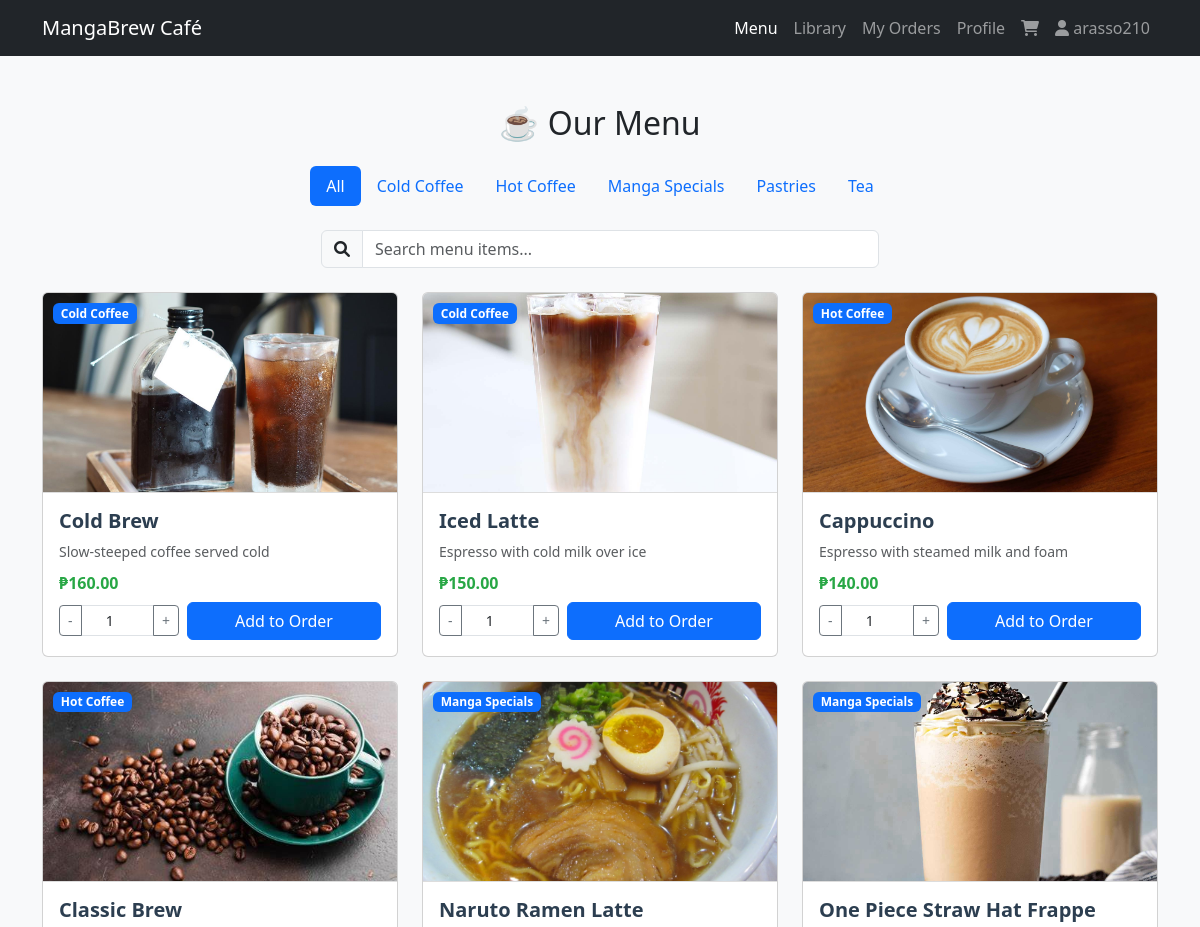
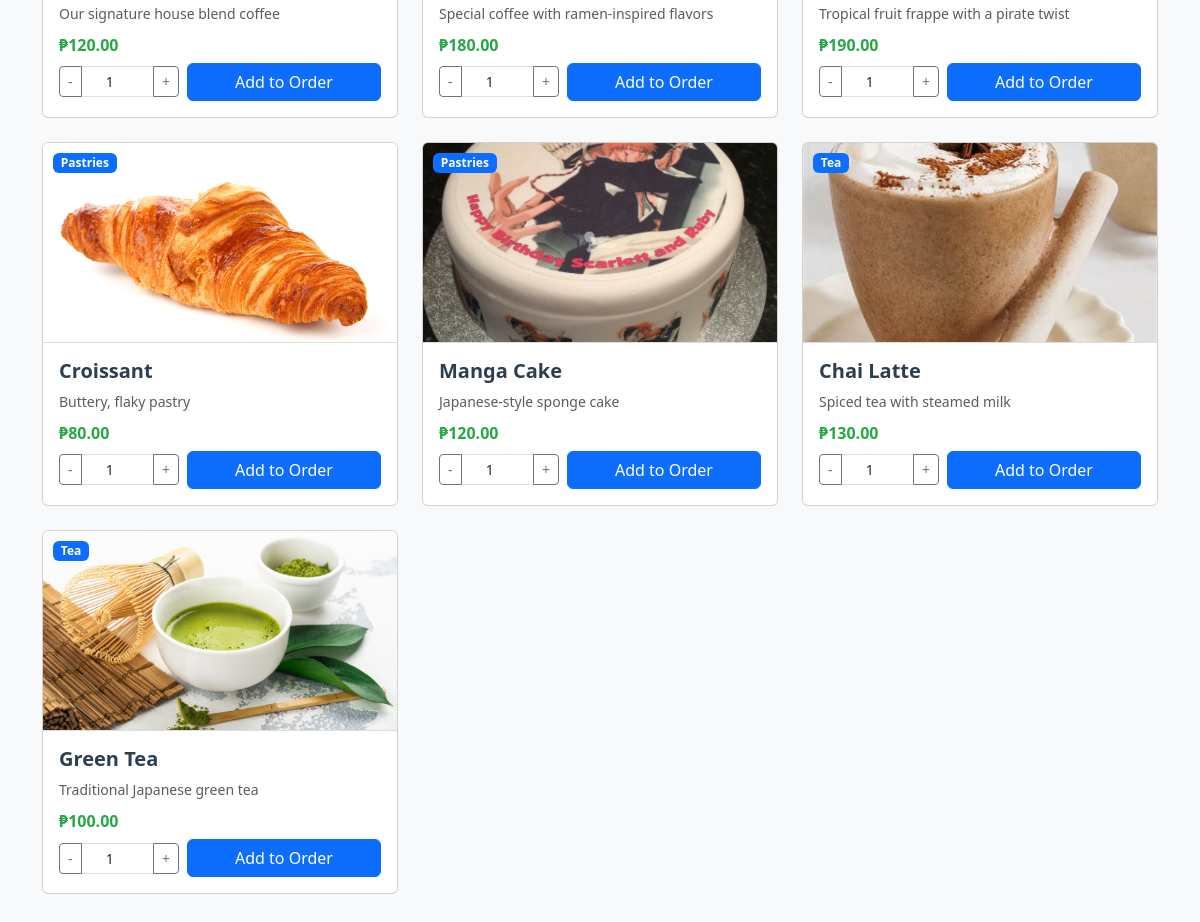
The page /menu.php (signed in) on the database its author committed (2 pictures, top to bottom).
### tables this page shows
CREATE TABLE menu_items (
    id INT PRIMARY KEY AUTO_INCREMENT,
    category_id INT NOT NULL,
    name VARCHAR(100) NOT NULL,
    description TEXT,
    price DECIMAL(10,2) NOT NULL,
    image VARCHAR(255) DEFAULT 'default.jpg',
    stock INT NOT NULL DEFAULT 0,
    is_available BOOLEAN DEFAULT TRUE,
    created_at TIMESTAMP DEFAULT CURRENT_TIMESTAMP,
    updated_at TIMESTAMP DEFAULT CURRENT_TIMESTAMP ON UPDATE CURRENT_TIMESTAMP,
    FOREIGN KEY (category_id) REFERENCES categories(id)
);

CREATE TABLE categories (
    id INT PRIMARY KEY AUTO_INCREMENT,
    name VARCHAR(50) NOT NULL UNIQUE,
    description TEXT,
    created_at TIMESTAMP DEFAULT CURRENT_TIMESTAMP,
    updated_at TIMESTAMP DEFAULT CURRENT_TIMESTAMP ON UPDATE CURRENT_TIMESTAMP
);

### menu.php (the view, shortened to what this page needs)
<?php
require 'db_connection.php';
try {
    $query = "
        SELECT m.*, c.name as category_name
        FROM menu_items m
        JOIN categories c ON m.category_id = c.id
        WHERE m.is_available = 1
        ORDER BY c.name, m.name
    ";
    $result = $conn->query($query);
    $menu_items = [];
    while ($row = $result->fetch_assoc()) {
        $menu_items[] = $row;
    }
    $categories = array_unique(array_column($menu_items, 'category_name'));
    sort($categories);
} catch (Exception $e) {
    error_log('Menu fetch error: ' . $e->getMessage());
    $menu_items = [];
    $categories = [];
    $_SESSION['error'] = 'Error loading menu. Please try again later.';
}
$username = htmlspecialchars($_SESSION['username']);
?>
<!DOCTYPE html>
<html lang="en">
<head>
    <link href="https://cdn.jsdelivr.net/npm/bootstrap@5.3.3/dist/css/bootstrap.min.css" rel="stylesheet">
    <link href="https://cdnjs.cloudflare.com/ajax/libs/font-awesome/6.0.0/css/all.min.css" rel="stylesheet">
</head>
<body class="bg-light">
<nav class="navbar navbar-expand-lg navbar-dark bg-dark">
    <div class="container">
        <a class="navbar-brand" href="dashboard.php">MangaBrew Café</a>
        <div class="collapse navbar-collapse" id="navbarNav">
            <ul class="navbar-nav ms-auto">
                <li class="nav-item"><a class="nav-link active" href="menu.php">Menu</a></li>
                <li class="nav-item"><a class="nav-link" href="library.php">Library</a></li>
                <li class="nav-item"><a class="nav-link" href="orders.php">My Orders</a></li>
                <li class="nav-item"><a class="nav-link" href="profile.php">Profile</a></li>
                <li class="nav-item">
                    <a class="nav-link position-relative" href="orders.php">
                        <i class="fas fa-shopping-cart"></i>
                    </a>
                </li>
                <li class="nav-item">
                    <span class="nav-link">
                        <i class="fas fa-user"></i> <?php echo $username; ?>
                    </span>
                </li>
            </ul>
        </div>
    </div>
</nav>
<div class="container py-5">
    <h2 class="mb-4 text-center">☕ Our Menu</h2>
    <ul class="nav nav-pills justify-content-center mb-4" id="categoryTabs">
        <li class="nav-item"><a class="nav-link active" data-category="All" href="#">All</a></li>
        <?php foreach ($categories as $cat): ?>
            <li class="nav-item"><a class="nav-link" data-category="<?php echo htmlspecialchars($cat); ?>" href="#"><?php echo htmlspecialchars($cat); ?></a></li>
        <?php endforeach; ?>
    </ul>
    <div class="mb-4">
        <div class="input-group w-50 mx-auto">
            <span class="input-group-text"><i class="fas fa-search"></i></span>
            <input type="text" class="form-control" id="searchInput" placeholder="Search menu items...">
        </div>
    </div>
    <div class="row" id="menuGrid">
        <?php foreach ($menu_items as $item): ?>
            <div class="col-md-4 mb-4 menu-item" data-category="<?php echo htmlspecialchars($item['category_name']); ?>">
                <div class="card menu-card h-100">
                    <span class="badge bg-primary category-badge"><?php echo htmlspecialchars($item['category_name']); ?></span>
                    <img src="menu/<?php echo htmlspecialchars($item['image']); ?>"
                         class="card-img-top"
                         alt="<?php echo htmlspecialchars($item['name']); ?>"
                         onerror="this.onerror=null; this.src='menu/default.jpg';">
                    <div class="card-body d-flex flex-column">
                        <h5 class="card-title"><?php echo htmlspecialchars($item['name']); ?></h5>
                        <p class="card-text small text-muted"><?php echo htmlspecialchars($item['description']); ?></p>
                        <h6 class="card-subtitle mb-2">₱<?php echo number_format($item['price'], 2); ?></h6>
                        <div class="mt-auto">
                            <form method="POST" class="d-flex align-items-center gap-2">
                                <div class="input-group input-group-sm" style="width: 120px;">
                                    <button type="button" class="btn btn-outline-secondary quantity-btn" data-action="decrease">-</button>
                                    <input type="number" name="quantity" class="form-control quantity-input" value="1" min="1" max="<?php echo $item['stock']; ?>" required>
                                    <button type="button" class="btn btn-outline-secondary quantity-btn" data-action="increase">+</button>
                                </div>
                                <button type="submit" class="btn btn-primary flex-grow-1" <?php echo $item['stock'] <= 0 ? 'disabled' : ''; ?>>
                                    <?php echo $item['stock'] <= 0 ? 'Out of Stock' : 'Add to Order'; ?>
                                </button>
                            </form>
                        </div>
                    </div>
                </div>
            </div>
        <?php endforeach; ?>
    </div>
</div>
</body>
</html>

### menu.php (style rules this page uses)
.menu-card { transition: transform 0.2s ease, box-shadow 0.2s ease; }
.menu-card img { height: 200px; object-fit: cover; border-bottom: 1px solid #ddd; }
.card-title { font-weight: bold; color: #2c3e50; }
.card-subtitle { color: #28a745; font-weight: bold; }
.quantity-input { width: 70px; text-align: center; }
.category-badge { position: absolute; top: 10px; left: 10px; z-index: 1; }

### rows shown on the page
menu_items: category.name "Cold Coffee", image (picture), name "Cold Brew", description "Slow-steeped coffee served cold", price "160.00", stock "Add to Order"
menu_items: category.name "Cold Coffee", image (picture), name "Iced Latte", description "Espresso with cold milk over ice", price "150.00", stock "Add to Order"
menu_items: category.name "Hot Coffee", shows a picture, name "Cappuccino", description "Espresso with steamed milk and foam", price "140.00", stock "Add to Order"
menu_items: category.name "Hot Coffee", image (picture), name "Classic Brew", description "Our signature house blend coffee", price "120.00", stock "Add to Order"
menu_items: category.name "Manga Specials", image (picture), name "Naruto Ramen Latte", description "Special coffee with ramen-inspired flavors", price "180.00", stock "Add to Order"
menu_items: category.name "Manga Specials", image (picture), name "One Piece Straw Hat Frappe", description "Tropical fruit frappe with a pirate twist", price "190.00", stock "Add to Order"
menu_items: category.name "Pastries", image (picture), name "Croissant", description "Buttery, flaky pastry", price "80.00", stock "Add to Order"
menu_items: category.name "Pastries", image (picture), name "Manga Cake", description "Japanese-style sponge cake", price "120.00", stock "Add to Order"
menu_items: category.name "Tea", image (picture), name "Chai Latte", description "Spiced tea with steamed milk", price "130.00", stock "Add to Order"
menu_items: category.name "Tea", image (picture), name "Green Tea", description "Traditional Japanese green tea", price "100.00", stock "Add to Order"

### other values the page prints
$username "arasso210"
$cat "Cold Coffee"
$cat "Hot Coffee"
$cat "Manga Specials"
$cat "Pastries"
$cat "Tea"
